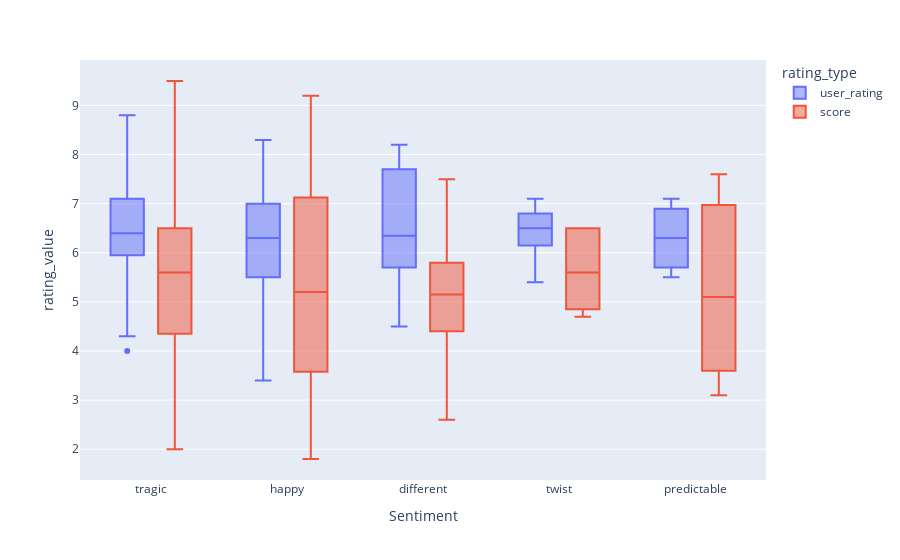

Notebook code for this chart:
### Code cell
import plotly.express as px

unified_view['score'] = unified_view['score'] / 10

# Reshape the data
df_melt = pd.melt(unified_view, id_vars='Sentiment', value_vars=['user_rating', 'score'], 
                  var_name='rating_type', value_name='rating_value')

# Create boxplot
fig = px.box(df_melt, x="Sentiment", y="rating_value", color="rating_type")
fig.show()

### Figure 1 — Plotly figure (JSON) as saved in the notebook; plotly's stock layout.template omitted (floating-point values rounded to 4 significant figures; data arrays with more than 128 entries replaced by an {"elided": "..."} marker saying what was removed)
{"data": [{"alignmentgroup": "True", "hovertemplate": "rating_type=user_rating<br>Sentiment=%{x}<br>rating_value=%{y}<extra></extra>", "legendgroup": "user_rating", "marker": {"color": "#636efa"}, "name": "user_rating", "notched": false, "offsetgroup": "user_rating", "orientation": "v", "showlegend": true, "type": "box", "x": {"elided": "199 str values"}, "x0": " ", "xaxis": "x", "y": {"elided": "199 float values"}, "y0": " ", "yaxis": "y"}, {"alignmentgroup": "True", "hovertemplate": "rating_type=score<br>Sentiment=%{x}<br>rating_value=%{y}<extra></extra>", "legendgroup": "score", "marker": {"color": "#EF553B"}, "name": "score", "notched": false, "offsetgroup": "score", "orientation": "v", "showlegend": true, "type": "box", "x": {"elided": "199 str values"}, "x0": " ", "xaxis": "x", "y": {"elided": "199 float values"}, "y0": " ", "yaxis": "y"}], "layout": {"boxmode": "group", "legend": {"title": {"text": "rating_type"}, "tracegroupgap": 0}, "margin": {"t": 60}, "xaxis": {"anchor": "y", "domain": [0, 1], "title": {"text": "Sentiment"}}, "yaxis": {"anchor": "x", "domain": [0, 1], "title": {"text": "rating_value"}}}}
